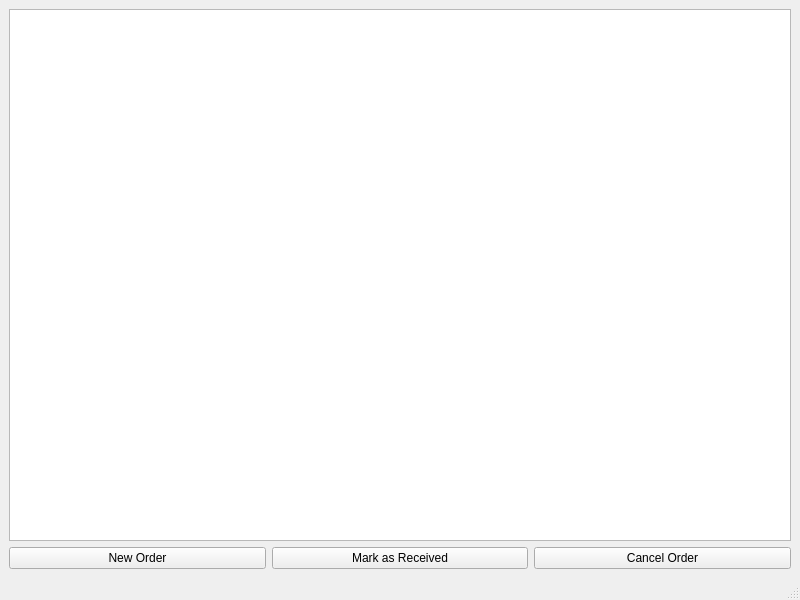
<?xml version="1.0" encoding="UTF-8"?>
<ui version="4.0">
 <class>PurchaseWindow</class>
 <widget class="QMainWindow" name="PurchaseWindow">
  <property name="geometry">
   <rect>
    <x>0</x>
    <y>0</y>
    <width>800</width>
    <height>600</height>
   </rect>
  </property>
  <property name="windowTitle">
   <string>Purchase Orders</string>
  </property>
  <widget class="QWidget" name="centralwidget">
   <layout class="QVBoxLayout" name="verticalLayout">
    <item>
     <widget class="QTableView" name="ordersTable"/>
    </item>
    <item>
     <layout class="QHBoxLayout" name="buttonLayout">
      <item>
       <widget class="QPushButton" name="newOrderButton">
        <property name="text">
         <string>New Order</string>
        </property>
       </widget>
      </item>
      <item>
       <widget class="QPushButton" name="receiveButton">
        <property name="text">
         <string>Mark as Received</string>
        </property>
       </widget>
      </item>
      <item>
       <widget class="QPushButton" name="cancelButton">
        <property name="text">
         <string>Cancel Order</string>
        </property>
       </widget>
      </item>
     </layout>
    </item>
   </layout>
  </widget>
  <widget class="QMenuBar" name="menubar"/>
  <widget class="QStatusBar" name="statusbar"/>
 </widget>
 <resources/>
 <connections/>
</ui>
